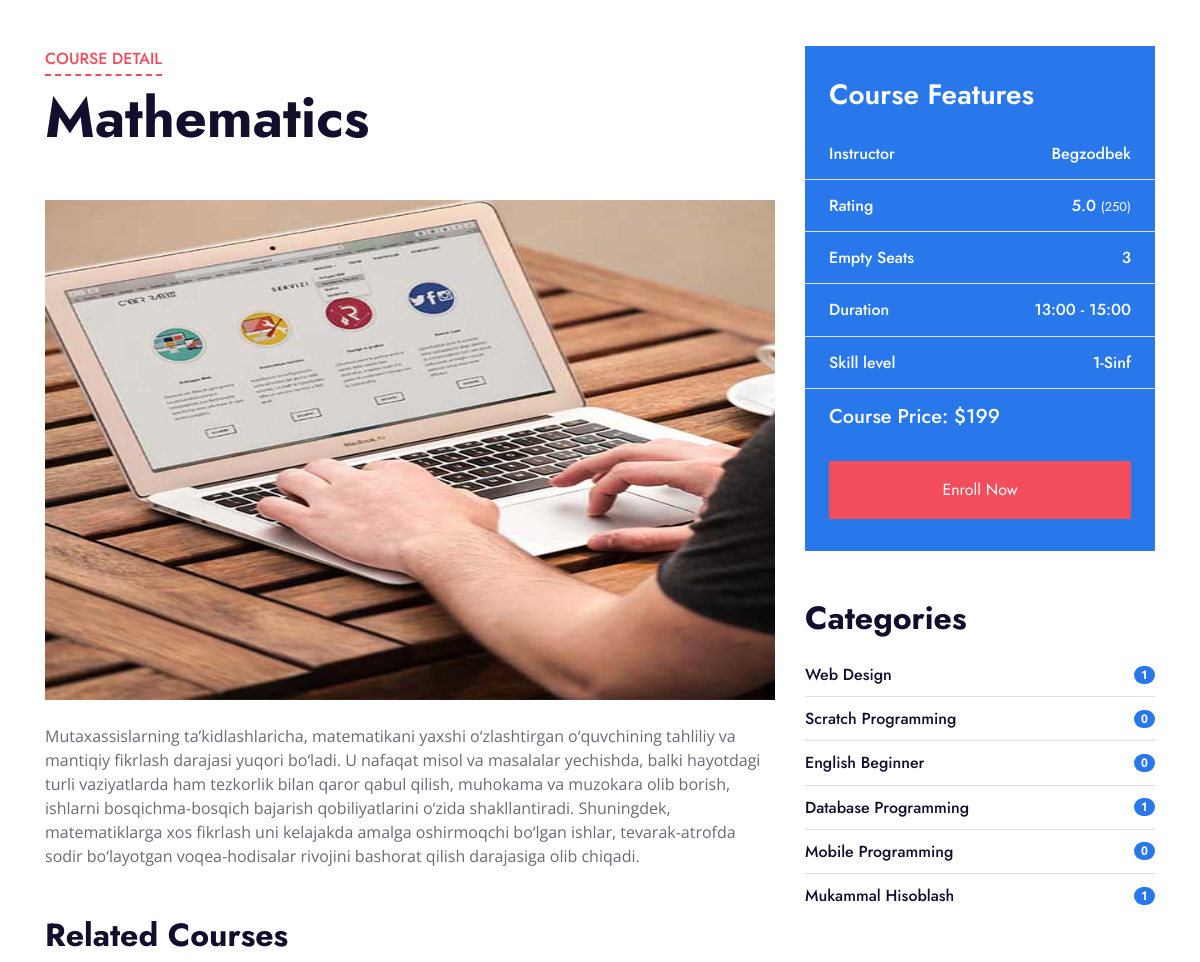
The page /detail/3/ (middle part) on the database as committed earlier.
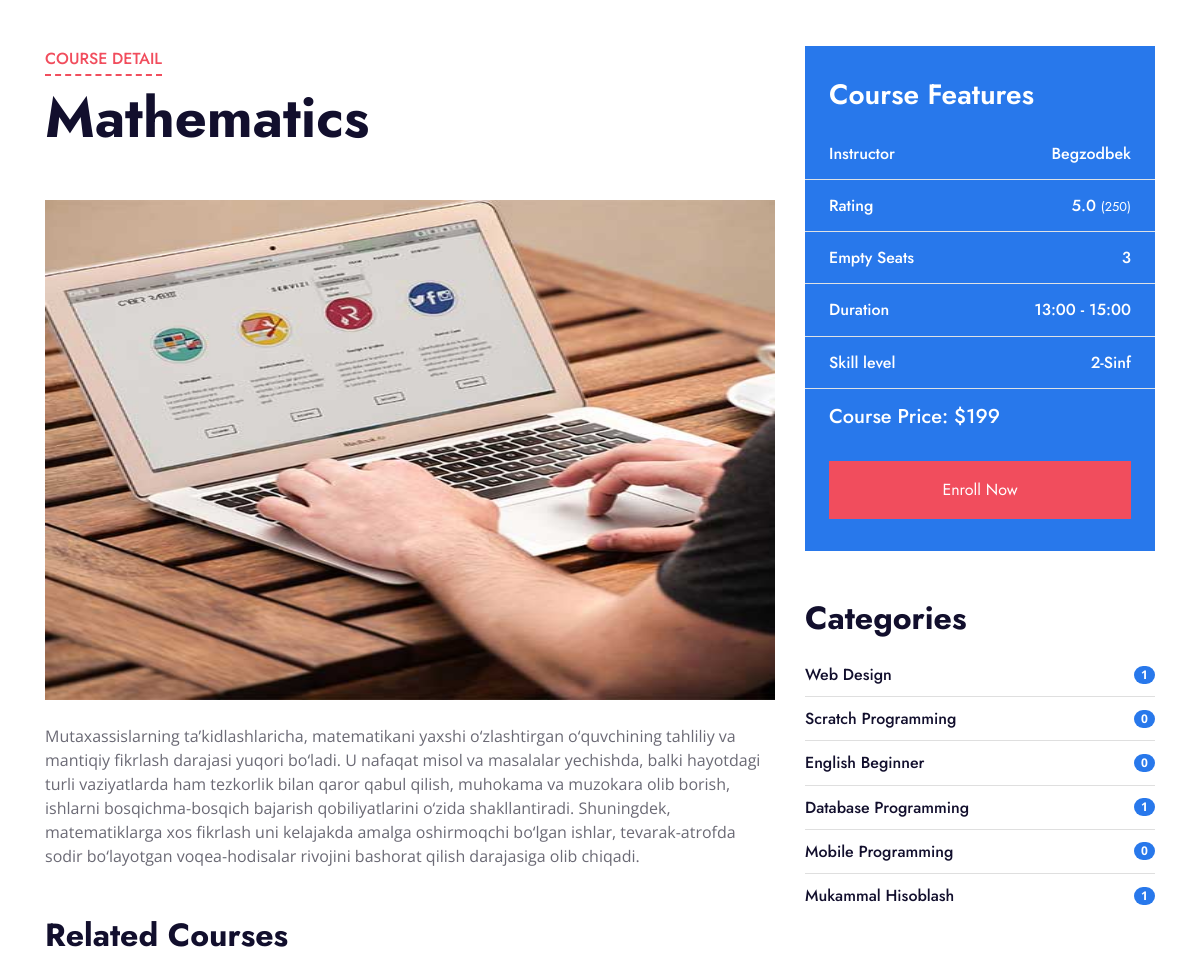
The same page on the database as committed later.
### home/models.py (models this page shows, shortened)
class Subject(models.Model):
    name = models.CharField(max_length=150)
    degree = models.ForeignKey(Degrees, on_delete=models.SET_NULL, null=True)
    teacher = models.ForeignKey(Teacher, on_delete=models.SET_NULL, null=True)
    image = models.ImageField(upload_to='images/', null=True)
    created_at = models.DateTimeField(auto_now_add=True)
    duration = models.ForeignKey(Duration, on_delete=models.SET_NULL, null=True)
    empty_seats = models.IntegerField(null=True)
    description = models.TextField(max_length=3000, null=True, blank=True)
    category = models.ForeignKey(Category, on_delete=models.SET_NULL, null=True)
    @property
    def imageURL(self):
        try:
            url = self.image.url
        except:
            url = ''
        return url

class Degrees(models.Model):
    name = models.CharField(max_length=150)
    def __str__(self):
        return self.name

class Duration(models.Model):
    name = models.CharField(max_length=150)
    def __str__(self):
        return self.name

### users/models.py (models this page shows, shortened)
class Teacher(models.Model):
    name = models.CharField(max_length=150)
    extra_skills = models.CharField(
        max_length = 20,
        choices = SKILLS_CHOICES,
        default = '8'
        )
    img = models.ImageField(upload_to='images/', blank=True, null=True)
    information = models.CharField(max_length=200, null=True, blank=True)

### home/views.py (the view)
# urls.py: path('detail/<int:pk>/', views.course_detail, name='detail'),
def course_detail(request, pk):
    subjects = Subject.objects.all()
    subject = Subject.objects.get(pk=pk)
    q = request.GET.get('q') if request.GET.get('q') != None else ''
    categories = Category.objects.filter(name__icontains=q)
    context = {
        'subject':subject,
        'subjectss':subjects,
        'categories':categories,
        }
    return render(request, 'detail.html', context)

### home/templates/detail.html (shortened to what this page needs)
{% extends "main.html" %}
{% block content %}
    <div class="container-fluid py-5">
        <div class="container py-5">
            <div class="row">
                <div class="col-lg-8">
                    <div class="mb-5">
                        <div class="section-title position-relative mb-5">
                            <h6 class="d-inline-block position-relative text-secondary text-uppercase pb-2">Course Detail</h6>
                            <h1 class="display-4">{{subject.name}}</h1>
                        </div>
                        <img class="img-fluid rounded w-100 mb-4" src="{{subject.imageURL}}" style="height:500px;" alt="Image">
                      <p>{{subject.description}}</p>
                    </div>
                    <h2 class="mb-3">Related Courses</h2>
               </div>
                <div class="col-lg-4 mt-5 mt-lg-0">
                    <div class="bg-primary mb-5 py-3">
                        <h3 class="text-white py-3 px-4 m-0">Course Features</h3>
                        <div class="d-flex justify-content-between border-bottom px-4">
                            <h6 class="text-white my-3">Instructor</h6>
                            <h6 class="text-white my-3">{{subject.teacher.name}}</h6>
                        </div>
                        <div class="d-flex justify-content-between border-bottom px-4">
                            <h6 class="text-white my-3">Rating</h6>
                            <h6 class="text-white my-3">5.0 <small>(250)</small></h6>
                        </div>
                        <div class="d-flex justify-content-between border-bottom px-4">
                            <h6 class="text-white my-3">Empty Seats</h6>
                            <h6 class="text-white my-3">{{subject.empty_seats}}</h6>
                        </div>
                        <div class="d-flex justify-content-between border-bottom px-4">
                            <h6 class="text-white my-3">Duration</h6>
                            <h6 class="text-white my-3">{{subject.duration}}</h6>
                        </div>
                        <div class="d-flex justify-content-between border-bottom px-4">
                            <h6 class="text-white my-3">Skill level</h6>
                            <h6 class="text-white my-3">{{subject.degree}}</h6>
                        </div>
                        <h5 class="text-white py-3 px-4 m-0">Course Price: $199</h5>
                        <div class="py-3 px-4">
                            <a class="btn btn-block btn-secondary py-3 px-5" href="">Enroll Now</a>
                        </div>
                    </div>
                    <div class="mb-5">
                        <h2 class="mb-3">Categories</h2>
                        <ul class="list-group list-group-flush">
                            {% for category in categories %}
                            <li class="list-group-item d-flex justify-content-between align-items-center px-0">
                                <a href="{% url "course" %}?q={{category.name}}" class="text-decoration-none h6 m-0">{{category.name}}</a>
                                <span class="badge badge-primary badge-pill">{{category.subject_set.all.count}}</span>
                            </li>
                            {% endfor %}
                        </ul>
                    </div>
                </div>
            </div>
        </div>
    </div>
{% endblock content %}

Rows that differ between the two databases and show on the page:
changed Subject "Mathematics": degree "1-Sinf" → "2-Sinf"
